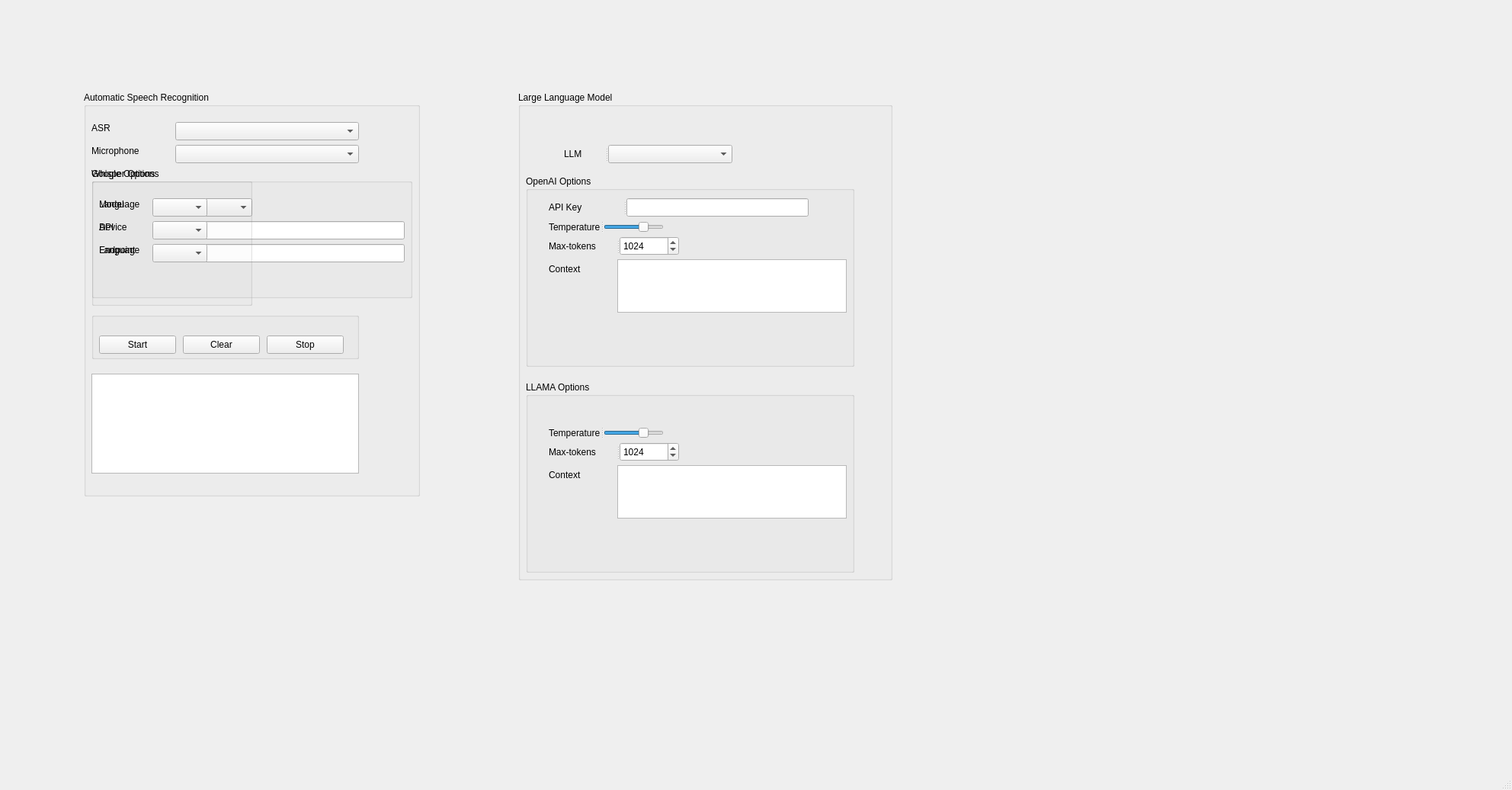
<?xml version="1.0" encoding="UTF-8"?>
<ui version="4.0">
 <class>MainWindow</class>
 <widget class="QMainWindow" name="MainWindow">
  <property name="geometry">
   <rect>
    <x>0</x>
    <y>0</y>
    <width>1984</width>
    <height>1036</height>
   </rect>
  </property>
  <property name="windowTitle">
   <string>MainWindow</string>
  </property>
  <widget class="QWidget" name="centralwidget">
   <widget class="QGroupBox" name="groupBox">
    <property name="geometry">
     <rect>
      <x>110</x>
      <y>120</y>
      <width>441</width>
      <height>531</height>
     </rect>
    </property>
    <property name="title">
     <string>Automatic Speech Recognition</string>
    </property>
    <widget class="QComboBox" name="microphoneMBox">
     <property name="geometry">
      <rect>
       <x>120</x>
       <y>70</y>
       <width>241</width>
       <height>24</height>
      </rect>
     </property>
    </widget>
    <widget class="QLabel" name="label">
     <property name="geometry">
      <rect>
       <x>10</x>
       <y>70</y>
       <width>81</width>
       <height>16</height>
      </rect>
     </property>
     <property name="text">
      <string>Microphone</string>
     </property>
    </widget>
    <widget class="QGroupBox" name="groupBox_2">
     <property name="geometry">
      <rect>
       <x>10</x>
       <y>290</y>
       <width>351</width>
       <height>61</height>
      </rect>
     </property>
     <property name="title">
      <string/>
     </property>
     <widget class="QPushButton" name="startASR">
      <property name="geometry">
       <rect>
        <x>10</x>
        <y>30</y>
        <width>101</width>
        <height>24</height>
       </rect>
      </property>
      <property name="text">
       <string>Start</string>
      </property>
     </widget>
     <widget class="QPushButton" name="clearASR">
      <property name="geometry">
       <rect>
        <x>120</x>
        <y>30</y>
        <width>101</width>
        <height>24</height>
       </rect>
      </property>
      <property name="text">
       <string>Clear</string>
      </property>
     </widget>
     <widget class="QPushButton" name="stopASR">
      <property name="geometry">
       <rect>
        <x>230</x>
        <y>30</y>
        <width>101</width>
        <height>24</height>
       </rect>
      </property>
      <property name="text">
       <string>Stop</string>
      </property>
     </widget>
    </widget>
    <widget class="QTextBrowser" name="asrTextBrowser">
     <property name="geometry">
      <rect>
       <x>10</x>
       <y>370</y>
       <width>351</width>
       <height>131</height>
      </rect>
     </property>
    </widget>
    <widget class="QLabel" name="label_6">
     <property name="geometry">
      <rect>
       <x>10</x>
       <y>40</y>
       <width>81</width>
       <height>16</height>
      </rect>
     </property>
     <property name="text">
      <string>ASR</string>
     </property>
    </widget>
    <widget class="QComboBox" name="recognizerMBOX">
     <property name="geometry">
      <rect>
       <x>120</x>
       <y>40</y>
       <width>241</width>
       <height>24</height>
      </rect>
     </property>
    </widget>
    <widget class="QGroupBox" name="googleGroupBox">
     <property name="geometry">
      <rect>
       <x>10</x>
       <y>100</y>
       <width>421</width>
       <height>171</height>
      </rect>
     </property>
     <property name="title">
      <string>Google Options</string>
     </property>
     <widget class="QLabel" name="label_2">
      <property name="geometry">
       <rect>
        <x>10</x>
        <y>40</y>
        <width>61</width>
        <height>16</height>
       </rect>
      </property>
      <property name="text">
       <string>Language</string>
      </property>
     </widget>
     <widget class="QComboBox" name="googleLanguage">
      <property name="geometry">
       <rect>
        <x>120</x>
        <y>40</y>
        <width>91</width>
        <height>24</height>
       </rect>
      </property>
     </widget>
     <widget class="QLabel" name="label_3">
      <property name="geometry">
       <rect>
        <x>10</x>
        <y>70</y>
        <width>81</width>
        <height>16</height>
       </rect>
      </property>
      <property name="text">
       <string>API</string>
      </property>
     </widget>
     <widget class="QLabel" name="label_4">
      <property name="geometry">
       <rect>
        <x>10</x>
        <y>100</y>
        <width>91</width>
        <height>16</height>
       </rect>
      </property>
      <property name="text">
       <string>Endpoint</string>
      </property>
     </widget>
     <widget class="QLineEdit" name="googleAPI">
      <property name="geometry">
       <rect>
        <x>120</x>
        <y>70</y>
        <width>291</width>
        <height>24</height>
       </rect>
      </property>
     </widget>
     <widget class="QLineEdit" name="googleEndPoint">
      <property name="geometry">
       <rect>
        <x>120</x>
        <y>100</y>
        <width>291</width>
        <height>24</height>
       </rect>
      </property>
     </widget>
    </widget>
    <widget class="QGroupBox" name="whisperGroupBox">
     <property name="geometry">
      <rect>
       <x>10</x>
       <y>100</y>
       <width>211</width>
       <height>181</height>
      </rect>
     </property>
     <property name="title">
      <string>Whisper Options</string>
     </property>
     <widget class="QComboBox" name="whisperModel">
      <property name="geometry">
       <rect>
        <x>80</x>
        <y>40</y>
        <width>72</width>
        <height>24</height>
       </rect>
      </property>
     </widget>
     <widget class="QLabel" name="label_12">
      <property name="geometry">
       <rect>
        <x>10</x>
        <y>40</y>
        <width>61</width>
        <height>16</height>
       </rect>
      </property>
      <property name="text">
       <string>Model</string>
      </property>
     </widget>
     <widget class="QLabel" name="label_13">
      <property name="geometry">
       <rect>
        <x>10</x>
        <y>70</y>
        <width>61</width>
        <height>16</height>
       </rect>
      </property>
      <property name="text">
       <string>Device</string>
      </property>
     </widget>
     <widget class="QComboBox" name="whisperDevice">
      <property name="geometry">
       <rect>
        <x>80</x>
        <y>70</y>
        <width>72</width>
        <height>24</height>
       </rect>
      </property>
     </widget>
     <widget class="QComboBox" name="whisperLanguage">
      <property name="geometry">
       <rect>
        <x>80</x>
        <y>100</y>
        <width>72</width>
        <height>24</height>
       </rect>
      </property>
     </widget>
     <widget class="QLabel" name="label_14">
      <property name="geometry">
       <rect>
        <x>10</x>
        <y>100</y>
        <width>61</width>
        <height>16</height>
       </rect>
      </property>
      <property name="text">
       <string>Language</string>
      </property>
     </widget>
    </widget>
   </widget>
   <widget class="QGroupBox" name="groupBox_3">
    <property name="geometry">
     <rect>
      <x>680</x>
      <y>120</y>
      <width>491</width>
      <height>641</height>
     </rect>
    </property>
    <property name="title">
     <string>Large Language Model</string>
    </property>
    <widget class="QGroupBox" name="groupBox_4">
     <property name="geometry">
      <rect>
       <x>10</x>
       <y>110</y>
       <width>431</width>
       <height>251</height>
      </rect>
     </property>
     <property name="title">
      <string>OpenAI Options</string>
     </property>
     <widget class="QTextEdit" name="textEdit">
      <property name="geometry">
       <rect>
        <x>120</x>
        <y>110</y>
        <width>301</width>
        <height>70</height>
       </rect>
      </property>
     </widget>
     <widget class="QLabel" name="label_10">
      <property name="geometry">
       <rect>
        <x>30</x>
        <y>110</y>
        <width>84</width>
        <height>25</height>
       </rect>
      </property>
      <property name="text">
       <string>Context</string>
      </property>
     </widget>
     <widget class="QSplitter" name="splitter">
      <property name="geometry">
       <rect>
        <x>30</x>
        <y>30</y>
        <width>341</width>
        <height>24</height>
       </rect>
      </property>
      <property name="orientation">
       <enum>Qt::Orientation::Horizontal</enum>
      </property>
      <widget class="QLabel" name="label_5">
       <property name="text">
        <string>API Key</string>
       </property>
      </widget>
      <widget class="QLineEdit" name="lineEdit"/>
     </widget>
     <widget class="QSplitter" name="splitter_2">
      <property name="geometry">
       <rect>
        <x>30</x>
        <y>60</y>
        <width>151</width>
        <height>16</height>
       </rect>
      </property>
      <property name="orientation">
       <enum>Qt::Orientation::Horizontal</enum>
      </property>
      <widget class="QLabel" name="label_8">
       <property name="text">
        <string>Temperature</string>
       </property>
      </widget>
      <widget class="QSlider" name="horizontalSlider">
       <property name="maximum">
        <number>100</number>
       </property>
       <property name="singleStep">
        <number>1</number>
       </property>
       <property name="value">
        <number>70</number>
       </property>
       <property name="orientation">
        <enum>Qt::Orientation::Horizontal</enum>
       </property>
      </widget>
     </widget>
     <widget class="QSplitter" name="splitter_3">
      <property name="geometry">
       <rect>
        <x>30</x>
        <y>80</y>
        <width>171</width>
        <height>25</height>
       </rect>
      </property>
      <property name="orientation">
       <enum>Qt::Orientation::Horizontal</enum>
      </property>
      <widget class="QLabel" name="label_9">
       <property name="text">
        <string>Max-tokens</string>
       </property>
      </widget>
      <widget class="QSpinBox" name="spinBox">
       <property name="minimum">
        <number>1</number>
       </property>
       <property name="maximum">
        <number>4096</number>
       </property>
       <property name="value">
        <number>1024</number>
       </property>
      </widget>
     </widget>
    </widget>
    <widget class="QGroupBox" name="groupBox_5">
     <property name="geometry">
      <rect>
       <x>10</x>
       <y>380</y>
       <width>431</width>
       <height>251</height>
      </rect>
     </property>
     <property name="title">
      <string>LLAMA Options</string>
     </property>
     <widget class="QTextEdit" name="textEdit_2">
      <property name="geometry">
       <rect>
        <x>120</x>
        <y>110</y>
        <width>301</width>
        <height>70</height>
       </rect>
      </property>
     </widget>
     <widget class="QLabel" name="label_11">
      <property name="geometry">
       <rect>
        <x>30</x>
        <y>110</y>
        <width>84</width>
        <height>25</height>
       </rect>
      </property>
      <property name="text">
       <string>Context</string>
      </property>
     </widget>
     <widget class="QSplitter" name="splitter_5">
      <property name="geometry">
       <rect>
        <x>30</x>
        <y>30</y>
        <width>341</width>
        <height>24</height>
       </rect>
      </property>
      <property name="orientation">
       <enum>Qt::Orientation::Horizontal</enum>
      </property>
     </widget>
     <widget class="QSplitter" name="splitter_6">
      <property name="geometry">
       <rect>
        <x>30</x>
        <y>60</y>
        <width>151</width>
        <height>16</height>
       </rect>
      </property>
      <property name="orientation">
       <enum>Qt::Orientation::Horizontal</enum>
      </property>
      <widget class="QLabel" name="label_16">
       <property name="text">
        <string>Temperature</string>
       </property>
      </widget>
      <widget class="QSlider" name="horizontalSlider_2">
       <property name="maximum">
        <number>100</number>
       </property>
       <property name="singleStep">
        <number>1</number>
       </property>
       <property name="value">
        <number>70</number>
       </property>
       <property name="orientation">
        <enum>Qt::Orientation::Horizontal</enum>
       </property>
      </widget>
     </widget>
     <widget class="QSplitter" name="splitter_7">
      <property name="geometry">
       <rect>
        <x>30</x>
        <y>80</y>
        <width>171</width>
        <height>25</height>
       </rect>
      </property>
      <property name="orientation">
       <enum>Qt::Orientation::Horizontal</enum>
      </property>
      <widget class="QLabel" name="label_17">
       <property name="text">
        <string>Max-tokens</string>
       </property>
      </widget>
      <widget class="QSpinBox" name="spinBox_2">
       <property name="minimum">
        <number>1</number>
       </property>
       <property name="maximum">
        <number>4096</number>
       </property>
       <property name="value">
        <number>1024</number>
       </property>
      </widget>
     </widget>
    </widget>
    <widget class="QSplitter" name="splitter_4">
     <property name="geometry">
      <rect>
       <x>60</x>
       <y>70</y>
       <width>221</width>
       <height>24</height>
      </rect>
     </property>
     <property name="orientation">
      <enum>Qt::Orientation::Horizontal</enum>
     </property>
     <widget class="QLabel" name="label_7">
      <property name="text">
       <string>LLM</string>
      </property>
     </widget>
     <widget class="QComboBox" name="llmMBOX"/>
    </widget>
   </widget>
  </widget>
  <widget class="QMenuBar" name="menubar">
   <property name="geometry">
    <rect>
     <x>0</x>
     <y>0</y>
     <width>1984</width>
     <height>21</height>
    </rect>
   </property>
  </widget>
  <widget class="QStatusBar" name="statusbar"/>
 </widget>
 <resources/>
 <connections/>
</ui>
